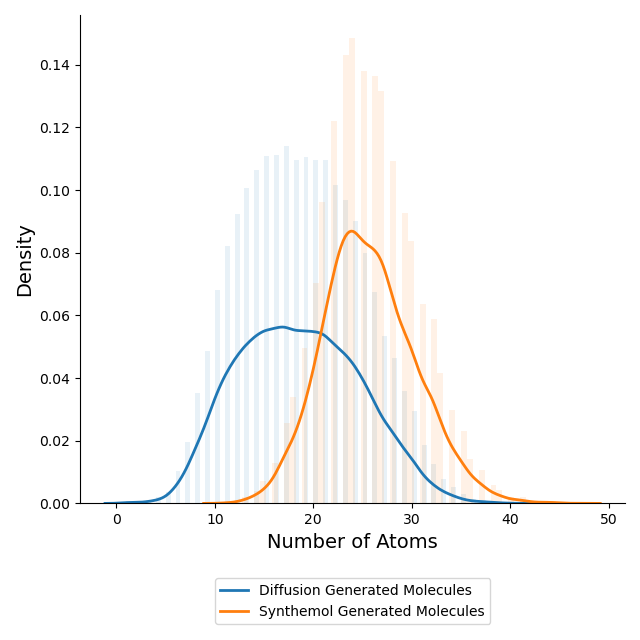

Here is the Python script that generated this plot:
import pandas as pd
import numpy as np
from rdkit import Chem
from matplotlib import pyplot as plt
import seaborn as sns
from scipy.stats import ttest_ind, mannwhitneyu

def get_num_atoms(smiles):
    mol = Chem.MolFromSmiles(smiles)
    return mol.GetNumAtoms()  

# Diffusion Generative Molecules
generative_mols = pd.read_csv("/n/data1/hms/dbmi/farhat/alex/Mtb_Inhibition_DL_Pipeline/output/generative/diffusion_generated/diffusion_generated_molecules_20241001.csv")
generative_mols['num_atoms'] = generative_mols['SMILES'].apply(get_num_atoms)
print(f"Diffusion Generative Model: Mean Num Atoms = {np.mean(generative_mols['num_atoms'])} +/- {np.std(generative_mols['num_atoms'])}, Median Num Atoms = {np.median(generative_mols['num_atoms'])} [{np.quantile(generative_mols['num_atoms'],[0.25,0.75])}]")

# Synthemol
synthemol_mols = pd.read_csv("/n/data1/hms/dbmi/farhat/alex/Mtb_Inhibition_DL_Pipeline/output/generative/synthemol_generated/molecules.csv")
synthemol_mols['num_atoms'] = synthemol_mols['SMILES'].apply(get_num_atoms)
print(f"Synthemol Model: Mean Num Atoms = {np.mean(synthemol_mols['num_atoms'])} +/- {np.std(synthemol_mols['num_atoms'])}, Median Num Atoms = {np.median(synthemol_mols['num_atoms'])} [{np.quantile(synthemol_mols['num_atoms'],[0.25,0.75])}]")

# Statistical Test
print("p-value = ", mannwhitneyu(generative_mols['num_atoms'], synthemol_mols['num_atoms']).pvalue)

# Plot Histogram
plt.figure(figsize=(6.4,6.4))
ax = plt.subplot(111)
plt.rcParams['patch.edgecolor'] = 'none'

sns.histplot(x="num_atoms", 
             data=generative_mols,
             alpha=0.1,
             stat="density",)
sns.histplot(x="num_atoms", 
             data=synthemol_mols,
             alpha=0.1,
             stat="density",)

sns.kdeplot(
    x="num_atoms", 
    data=generative_mols,
    linewidth=2,
    label='Diffusion Generated Molecules'
)
sns.kdeplot(
    x="num_atoms", 
    data=synthemol_mols,
    linewidth=2,
    label='Synthemol Generated Molecules'
)


plt.xlabel('Number of Atoms', fontsize=14)
plt.ylabel('Density', fontsize=14)
ax.spines[['right','top']].set_visible(False)
ax.legend(loc='center', bbox_to_anchor=(0.5, -0.2))
plt.tight_layout()
plt.savefig('/n/data1/hms/dbmi/farhat/alex/Mtb_Inhibition_DL_Pipeline/evaluation/generative_model/molecule_size.png')
plt.savefig('/n/data1/hms/dbmi/farhat/alex/Mtb_Inhibition_DL_Pipeline/evaluation/generative_model/molecule_size.pdf')
